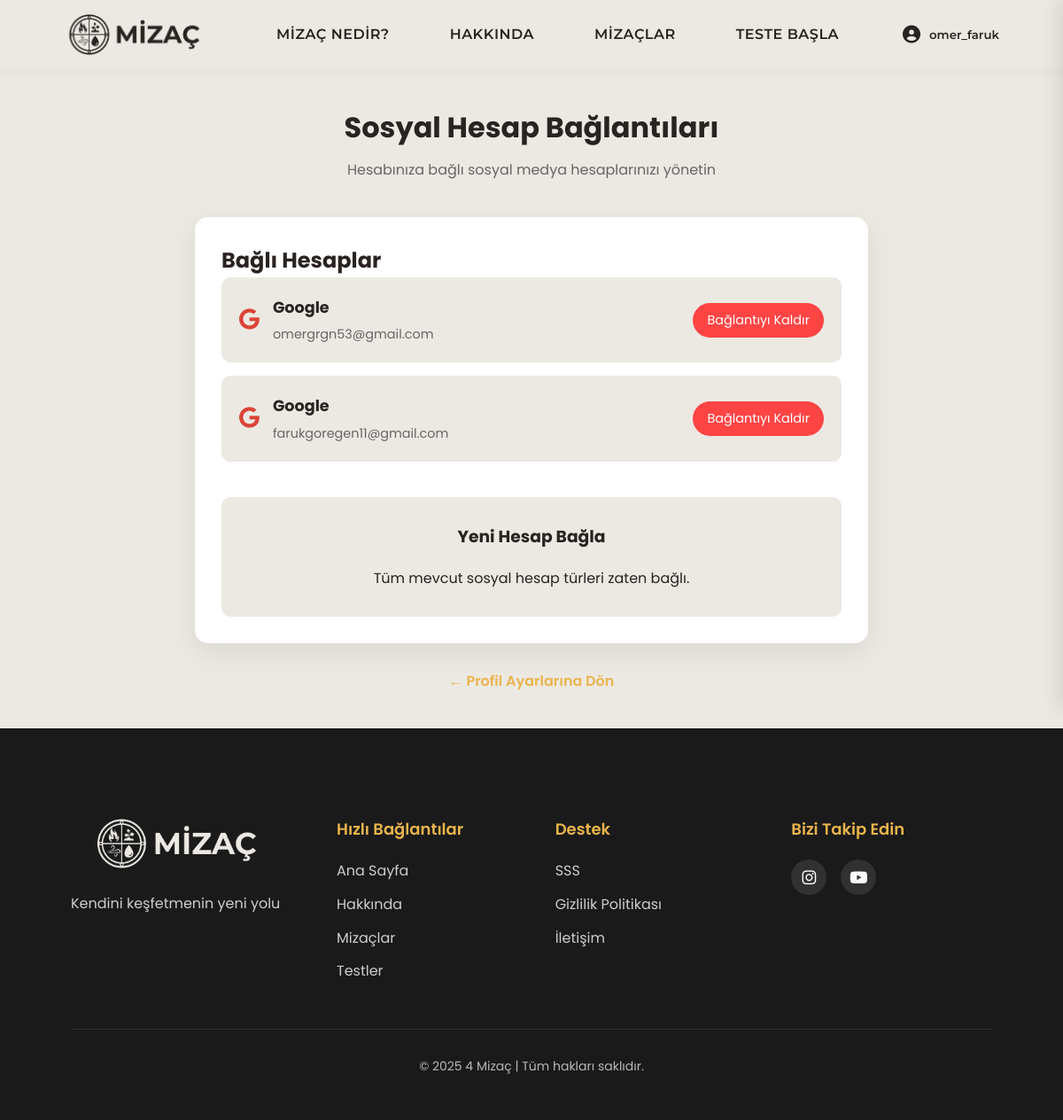
The app's page /accounts/social/ (signed in) with its own data.
### accounts/models.py (models this page shows, shortened)
class SocialAccount(models.Model):
    PROVIDER_CHOICES = [
        ('google', 'Google'),
    ]
    user = models.ForeignKey(User, on_delete=models.CASCADE, related_name='social_accounts')
    provider = models.CharField(max_length=30, choices=PROVIDER_CHOICES)
    uid = models.CharField(max_length=255, help_text="Provider'dan gelen unique ID")
    email = models.EmailField()
    extra_data = models.JSONField(default=dict, blank=True)
    created_at = models.DateTimeField(auto_now_add=True)
    updated_at = models.DateTimeField(auto_now=True)
    class Meta:
        unique_together = ('provider', 'uid')
        verbose_name = 'Sosyal Hesap'
        verbose_name_plural = 'Sosyal Hesaplar'

### accounts/views.py (the view)
# urls.py: path('social/', views.social_accounts, name='social_accounts'),
@login_required
def social_accounts(request):
    from .models import SocialAccount
    social_accounts = SocialAccount.objects.filter(user=request.user)
    has_google = social_accounts.filter(provider='google').exists()
    return render(request, 'accounts/social_accounts.html', {
        'social_accounts': social_accounts,
        'has_google': has_google
    })

### templates/accounts/social_accounts.html (shortened to what this page needs)
{% extends 'base.html' %}
{% load static %}
{% block extra_css %}
<link rel="stylesheet" href="{% static 'css/profiles.css' %}">
{% endblock %}
{% block content %}
<div class="social-accounts-container">
    <div class="social-header">
        <h1>Sosyal Hesap Bağlantıları</h1>
        <p>Hesabınıza bağlı sosyal medya hesaplarınızı yönetin</p>
    </div>
    <div class="social-card">
        <div class="connected-accounts">
            <h2>Bağlı Hesaplar</h2>
            {% if social_accounts %}
                {% for account in social_accounts %}
                    <div class="account-item">
                        <div class="account-info">
                            <div class="account-icon">
                                {% if account.provider == 'google' %}
                                    <i class="fab fa-google"></i>
                                {% endif %}
                            </div>
                            <div class="account-details">
                                <h4>{{ account.provider|title }}</h4>
                                <p>{{ account.email }}</p>
                            </div>
                        </div>
                        {% if user.has_usable_password or social_accounts.count > 1 %}
                            <a href="{% url 'disconnect_social' account.provider %}"
                               class="disconnect-btn"
                               onclick="return confirm('Bu hesap bağlantısını kaldırmak istediğinize emin misiniz?')">
                                Bağlantıyı Kaldır
                            </a>
                        {% else %}
                            <span class="text-muted">Son giriş yöntemi</span>
                        {% endif %}
                    </div>
                {% endfor %}
            {% else %}
                <p>Henüz bağlı bir sosyal hesabınız yok.</p>
            {% endif %}
        </div>
        <div class="add-account">
            <h3>Yeni Hesap Bağla</h3>
            {% if not has_google %}
                <a href="{% url 'connect_google' %}" class="connect-google-btn">
                    <i class="fab fa-google"></i> Google Hesabı Bağla
                </a>
            {% else %}
                <p>Tüm mevcut sosyal hesap türleri zaten bağlı.</p>
            {% endif %}
        </div>
    </div>
    <div class="back-link">
        <a href="{% url 'profiles' %}">← Profil Ayarlarına Dön</a>
    </div>
</div>
{% endblock %}

### templates/base.html (shortened to what this page needs)
{% load static %}
<!DOCTYPE html>
<html lang="tr">
<head>
    {% load static %}
    <link rel="stylesheet" href="{% static 'css/base.css' %}">
    {% block extra_css %}{% endblock %}
    <link href="https://cdnjs.cloudflare.com/ajax/libs/font-awesome/6.4.0/css/all.min.css" rel="stylesheet">
</head>
<body>
    <div class="page-container">
        <header class="nav-container">
            <div class="header-content">
                <a href="{% url 'index' %}" class="logo">
                    <img src="{% static 'images/logo.webp' %}" alt="MİZAÇ" class="logo-img">
                </a>
                <nav class="nav-links">
                    <a href="{% url 'temperament' %}" class="nav-item">MİZAÇ NEDİR?</a>
                    <a href="{% url 'about' %}" class="nav-item">HAKKINDA</a>
                    <a href="{% url 'temperaments' %}" class="nav-item">MİZAÇLAR</a>
                    <a href="{% url 'test_list' %}" class="nav-item">TESTE BAŞLA</a>
                </nav>
                {% if user.is_authenticated %}
                <div class="profile-container">
                    <button class="profile-button">
                        <i class="fas fa-user-circle"></i>
                        <span class="username-display">{{ user.username }}</span>
                    </button>
                </div>
                {% else %}
                    <a href="{% url 'login' %}" class="login-button"><i class="fas fa-sign-in-alt"></i> GİRİŞ YAP</a>
                {% endif %}
            </div>
        </header>
        <main>
            {% block content %}{% endblock %}
        </main>
        <footer>
            <div class="container">
                <div class="footer-content">
                    <div class="footer-logo">
                        <img src="{% static 'images/l2.webp' %}" alt="MİZAÇ" class="footer-logo-img">
                        <p>Kendini keşfetmenin yeni yolu</p>
                    </div>
                    <div class="footer-links">
                        <div class="footer-column">
                            <h3>Hızlı Bağlantılar</h3>
                            <ul>
                                <li><a href="{% url 'index' %}">Ana Sayfa</a></li>
                                <li><a href="{% url 'about' %}">Hakkında</a></li>
                                <li><a href="{% url 'temperaments' %}">Mizaçlar</a></li>
                                <li><a href="{% url 'test_list' %}">Testler</a></li>
                            </ul>
                        </div>
                        <div class="footer-column">
                            <h3>Destek</h3>
                            <ul>
                                <li><a href="{% url 'temperament' %}#faq-section">SSS</a></li>
                                <li><a href="{% url 'privacypolicy' %}">Gizlilik Politikası</a></li>
                                <li><a href="{% url 'about' %}#contact-section">İletişim</a></li>
                            </ul>
                        </div>
                    </div>
                    <div class="footer-social">
                        <h3>Bizi Takip Edin</h3>
                        <div class="social-icons">
                            <a href="#" aria-label="Instagram"><i class="fab fa-instagram"></i></a>
                            <a href="#" aria-label="Youtube"><i class="fab fa-youtube"></i></a>
                        </div>
                    </div>
                </div>
                <div class="footer-bottom">
                    <p>&copy; 2025 4 Mizaç | Tüm hakları saklıdır.</p>
                </div>
            </div>
        </footer>
    </div>
</body>
</html>

### templates/accounts/social_accounts.html (style rules this page uses)
.social-accounts-container { max-width: 800px; margin: 40px auto; padding: 0 20px; }
.social-header { text-align: center; margin-bottom: 40px; }
.social-header h1 { font-size: 2rem; color: var(--primary-color); margin-bottom: 10px; }
.social-header p { color: #666; }
.social-card { background-color: white; border-radius: 15px; box-shadow: 0 10px 30px rgba(0, 0, 0, 0.08); padding: 30px; margin-bottom: 30px; }
.connected-accounts { margin-bottom: 40px; }
.account-item { display: flex; align-items: center; justify-content: space-between; padding: 20px; background-color: var(--secondary-color); border-radius: 10px; margin-bottom: 15px; }
.account-info { display: flex; align-items: center; gap: 15px; }
.account-icon { font-size: 24px; color: #db4437; }
.account-details h4 { margin: 0; color: var(--primary-color); font-size: 1.1rem; }
.account-details p { margin: 5px 0 0 0; color: #666; font-size: 0.9rem; }
.disconnect-btn { background-color: #ff4444; color: white; border: none; padding: 8px 16px; border-radius: 20px; font-size: 0.9rem; cursor: pointer; transition: var(--transition); }
.add-account { text-align: center; padding: 30px; background-color: var(--secondary-color); border-radius: 10px; }
.add-account h3 { margin-bottom: 20px; color: var(--primary-color); }
.back-link { text-align: center; margin-top: 30px; }
.back-link a { color: var(--accent-color); text-decoration: none; font-weight: 600; }

### records on screen
SocialAccount: provider "Google", email "omergrgn53@gmail.com"
SocialAccount: provider "Google", email "farukgoregen11@gmail.com"

### other values on screen
{{ user.username }} "omer_faruk"
